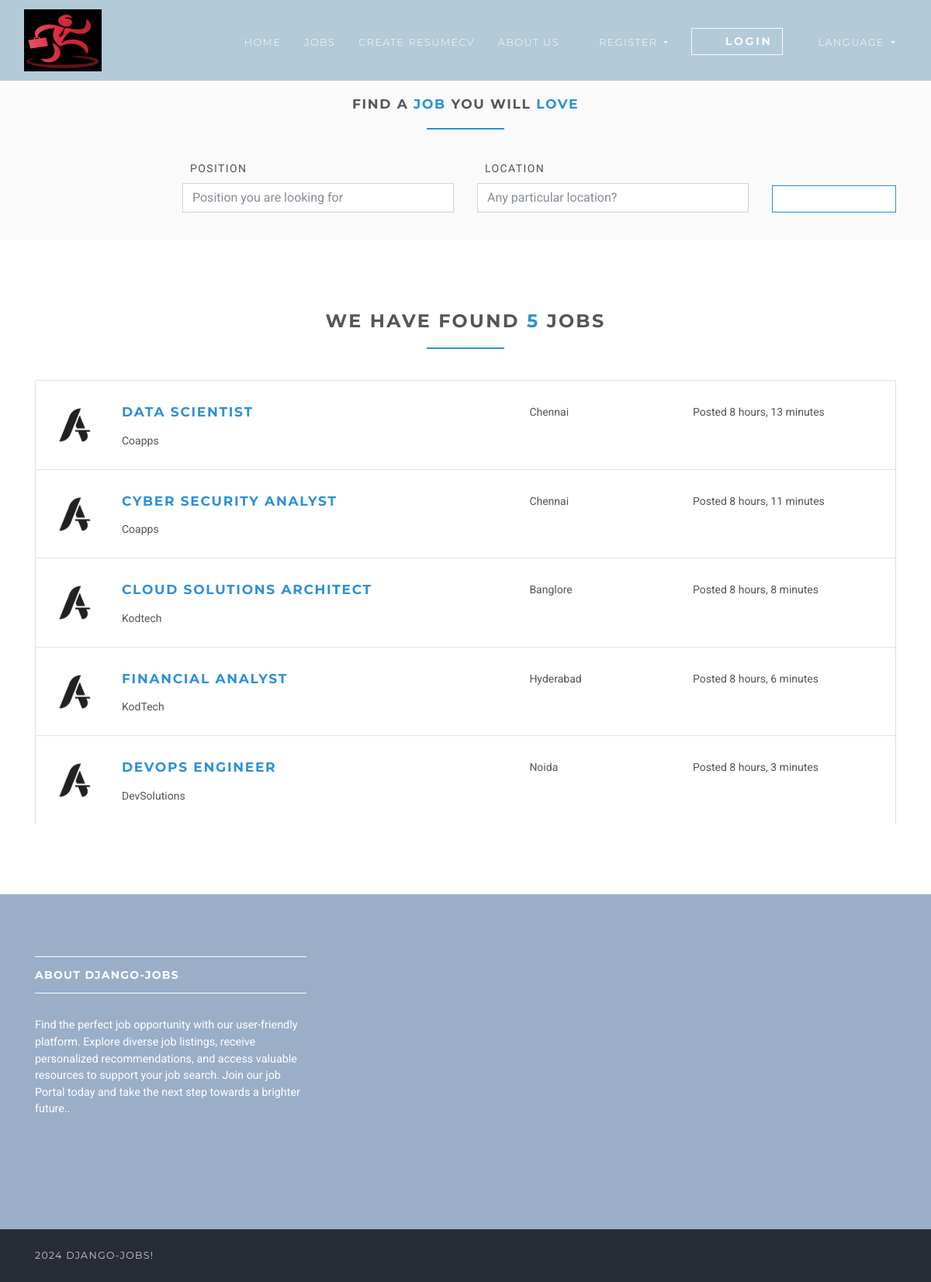
/en/search/, run on the app's committed database.
### jobsapp/models.py (models this page shows, shortened)
class Job(models.Model):
    user = models.ForeignKey(User, on_delete=models.CASCADE)
    title = models.CharField(max_length=300)
    description = models.TextField()
    location = models.CharField(max_length=150)
    type = models.CharField(choices=JOB_TYPE, max_length=10)
    category = models.CharField(max_length=100)
    last_date = models.DateTimeField()
    company_name = models.CharField(max_length=100)
    company_description = models.CharField(max_length=300)
    website = models.CharField(max_length=100, default="")
    created_at = models.DateTimeField(default=timezone.now)
    filled = models.BooleanField(default=False)
    salary = models.IntegerField(default=0, blank=True)
    tags = models.ManyToManyField(Tag)
    vacancy = models.IntegerField(default=1)
    objects = JobManager()
    class Meta:
        ordering = ["id"]

### jobsapp/views/home.py (the view)
# urls.py: path("search/", SearchView.as_view(), name="search"),
class SearchView(ListView):
    model = Job
    template_name = "jobs/search.html"
    context_object_name = "jobs"
    def get_queryset(self):
        return self.model.objects.filter(
            location__contains=self.request.GET.get("location", ""),
            title__contains=self.request.GET.get("position", ""),
        )

### templates/jobs/search.html (shortened to what this page needs)
{% extends 'base.html' %}
{% load static %}
{% block content %}
    <section class="job-form-section job-form-section--compressed">
        <div class="container">
            <h4 class="heading">Find a <span class="accent">job </span> you will <span class="accent">love</span></h4>
            <form id="job-main-form" method="get" action="#" class="job-main-form">
                <div class="controls">
                    <div class="row align-items-end">
                        <div class="col-sm-1 col-lg-2"></div>
                        <div class="col-sm-5 col-lg-4 form-group">
                            <label for="profession">Position</label>
                            <input type="text" id="position" name="position"
                                   placeholder="Position you are looking for" class="form-control">
                        </div>
                        <div class="col-sm-5 col-lg-4 form-group">
                            <label for="location">Location</label>
                            <input type="text" id="location" name="location" placeholder="Any particular location?"
                                   value="" class="form-control">
                        </div>
                        <div class="col-sm-1 col-lg-2 form-group">
                            <button type="submit" name="name"
                                    class="btn btn-outline-white-primary job-main-form__button">
                                <i class="fa fa-search"></i>
                            </button>
                        </div>
                    </div>
                </div>
            </form>
        </div>
    </section>
    <section>
        <div class="container">
            <h3 class="heading">We have found <span class="accent">{{ jobs.count }}</span> jobs</h3>
            {% for job in jobs %}
                <div class="job-listing  ">
                    <div class="row">
                        <div class="col-md-12 col-lg-6">
                            <div class="row">
                                <div class="col-2">
                                    <img src="{% static 'img/company-1.png' %}"
                                         alt="Ipsioou " class="img-fluid">
                                </div>
                                <div class="col-10">
                                    <h4 class="job__title"><a
                                            href="{% url 'jobs:jobs-detail' job.id %}">{{ job.title }}</a></h4>
                                    <p class="job__company">
                                        {{ job.company_name }}
                                    </p>
                                </div>
                            </div>
                        </div>
                        <div class="col-10 col-md-3 col-lg-2 ml-auto"><i class="fa fa-map-marker job__location"></i>
                            {{ job.location }}
                        </div>
                        <div class="col-10 col-md-3 col-lg-3 ml-auto">
                            <p>Posted {{ job.created_at|timesince }}</p>
                        </div>
                    </div>
                </div>
            {% endfor %}
        </div>
    </section>
{% endblock %}

### static/css/style.default.css (style rules this page uses)
html { height:100% }
body { height:100% }
section { position:relative;padding-top:90px;padding-bottom:90px }
button { cursor:pointer }
.heading { text-align:center;margin-bottom:40px }
.heading:after { content:" ";display:block;width:100px;height:2px;margin:20px auto 20px;background:#2b90d9 }
a,button { -webkit-transition:all .2s ease-out;transition:all .2s ease-out }
a i.fa,button i.fa { margin:0 5px }
.accent { color:#2b90d9 }
.job-form-section { padding:80px 0;background:#fafafa }
.job-form-section .job-main-form { margin-bottom:40px }
.job-form-section .job-main-form label { text-transform:uppercase;letter-spacing:0.1em;margin-left:10px }
.job-form-section.job-form-section--compressed { padding:20px }
.job-form-section.job-form-section--compressed .job-main-form { margin-bottom:0 }
.job-main-form__button { margin-top:15px;display:block;width:100% }
.job-listing { border:solid 1px #dee2e6;border-bottom:none;padding-top:30px;padding-bottom:10px;padding-left:19px;padding-right:15px;clear:both;-webkit-transition:all .2s ease-out;transition:all .2s ease-out }
.job__title { margin-top:0 }
.job__location { margin-right:5px;color:#868e96 }
.btn { font-weight:700;font-family:"Montserrat",Helvetica,Arial,sans-serif;border:1px solid transparent;text-transform:uppercase;letter-spacing:0.2em;padding:.375rem .75rem;font-size:.875rem;line-height:1.5;border-radius:0;-webkit-transition:background-color 0.15s ease-in-out,border-color 0.15s ease-in-out,-webkit-box-shadow 0.15s ease-in-out;transition:background-color 0.15s ease-in-out,border-color 0.15s ease-in-out,-webkit-box-shadow 0.15s ease-in-out;transition:background-color 0.15s ease-in-out,border-color 0.15s ease-in-out,box-shadow 0.15s ease-in-out;transition:background-color 0.15s ease-in-out,border-color 0.15s ease-in-out,box-shadow 0.15s ease-in-out,-webkit-box-shadow 0.15s ease-in-out }
.btn-outline-white-primary { color:#2b90d9;background-color:#fff;background-image:none;border-color:#2b90d9 }
body { font-family:"Roboto",Helvetica,Arial,sans-serif;font-size:.875rem;font-weight:400;line-height:1.5;color:#555;background-color:#fff }
a { color:#2b90d9;text-decoration:none }
h1,h2,h3,h4,h5,h6,.h1,.h2,.h3,.h4,.box-simple h3,.box-image .name h3,.box-image-text .top .name h3,.box-image-text .top .name h4,.h5,.h6 { margin-bottom:1rem;font-family:"Montserrat",Helvetica,Arial,sans-serif;font-weight:700;line-height:1.2;color:#555;text-transform:uppercase;letter-spacing:0.1em }
h3,.h3 { font-size:1.4875rem }
h4,.h4,.box-simple h3,.box-image .name h3,.box-image-text .top .name h3,.box-image-text .top .name h4 { font-size:1.0675rem }
.form-control { padding:.375rem .75rem;font-size:1rem;line-height:1.5;color:#868e96;background-color:#fff;border:1px solid #ced4da;border-radius:0;-webkit-transition:border-color ease-in-out 0.15s,-webkit-box-shadow ease-in-out 0.15s;transition:border-color ease-in-out 0.15s,-webkit-box-shadow ease-in-out 0.15s;transition:border-color ease-in-out 0.15s,box-shadow ease-in-out 0.15s;transition:border-color ease-in-out 0.15s,box-shadow ease-in-out 0.15s,-webkit-box-shadow ease-in-out 0.15s }
.form-control::placeholder { color:#868e96 }

### data on the page
Job: title "DATA SCIENTIST", company_name "Coapps", location "Chennai", created_at "8 hours, 13 minutes"
Job: title "CYBER SECURITY ANALYST", company_name "Coapps", location "Chennai", created_at "8 hours, 11 minutes"
Job: title "CLOUD SOLUTIONS ARCHITECT", company_name "Kodtech", location "Banglore", created_at "8 hours, 8 minutes"
Job: title "FINANCIAL ANALYST", company_name "KodTech", location "Hyderabad", created_at "8 hours, 6 minutes"
Job: title "DEVOPS ENGINEER", company_name "DevSolutions", location "Noida", created_at "8 hours, 3 minutes"

### other printed values
{{ jobs.count }} "5"
